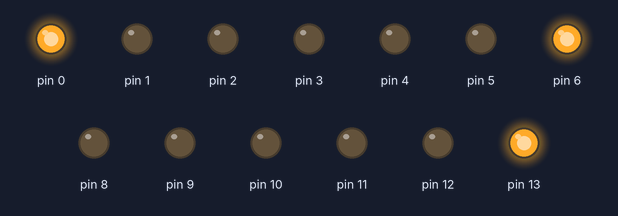
The sketch below on a simulated Arduino Uno, built with avr-gcc and run on an emulated ATmega328P. On the bench: output pins drawn as LEDs (lit = HIGH). Pins used as bus, display or sensor lines are not drawn.

Above: at 0.5 s.
At 2.5 s:
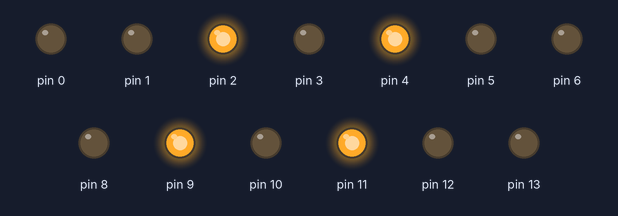
At 3.5 s:
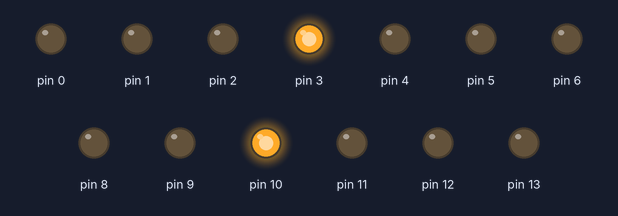
At 5.5 s:
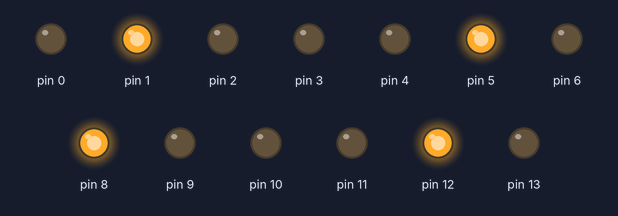
Timing chart, 0 to 7.8 s (numbered marks = the images above):
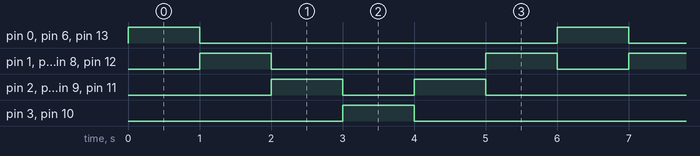

Measured:
- by itself, pin 0, pin 3, pin 6, pin 10, pin 13: alternates HIGH for 1.0 s and LOW for 5.0 s
- by itself, pin 1, pin 5, pin 8, pin 12: repeats every 6.0 s: LOW 3.0 s, HIGH 1.0 s, LOW 1.0 s, HIGH 1.0 s
- by itself, pin 2, pin 4, pin 9, pin 11: repeats every 6.0 s: LOW 1.0 s, HIGH 1.0 s, LOW 3.0 s, HIGH 1.0 s

The sketch:

X_bit_manipulation.ino
```cpp
#define MX 13
#define TIME_INTERVAL 1000
void setup() {
  for(uint8_t i = 0; i <= MX; i++) {
    pinMode(i, OUTPUT);
  }
}
void displayLED(uint8_t x) {
  for(uint8_t j = 0; j < 8; j++) {
    digitalWrite(j, (x >> j) & 0x01);
    digitalWrite(j + 7, (x >> j) & 0x01);
  }
}
uint8_t rev(uint8_t x) {
  // 將二進位的數字反轉。如 1010 -> 0101
  x = ((x & 0xaa) >> 1) | ((x & 0x55) << 1);
  x = ((x & 0xcc) >> 2) | ((x & 0x33) << 2);
  x = ((x & 0xf0) >> 4) | ((x & 0x0f) << 4);
  x >>= 1; // 只需要有效的七位數
  return x;
}
void loop() {
  uint8_t left = (1<<6);
  for(uint8_t i = 0; i < 6; i++) {
    displayLED(left | rev(left));
    left >>= 1;
    delay(TIME_INTERVAL);
  }
}
// 使用 1032 bytes
```
